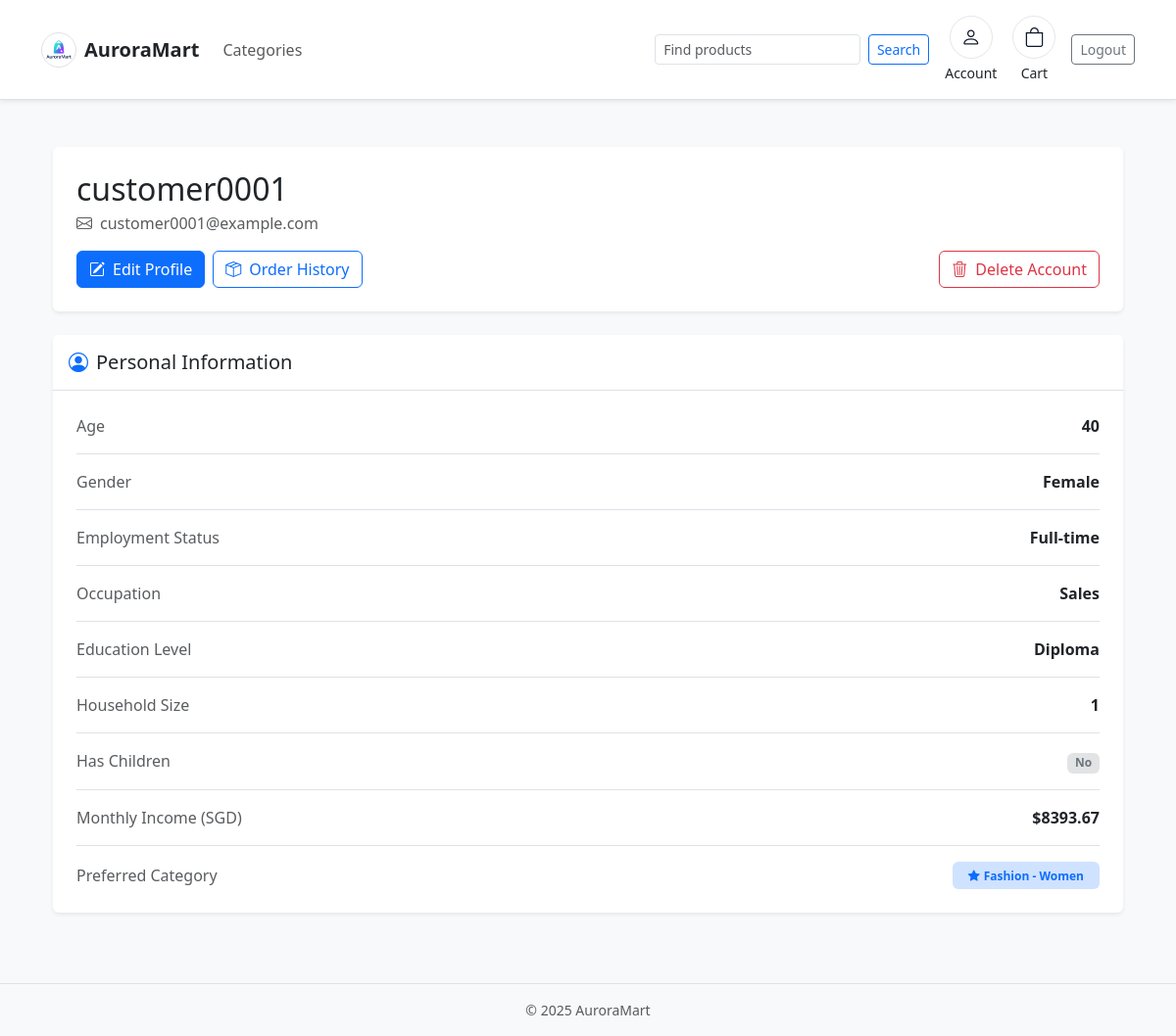
Screenshot of /store/profile/ (signed in) with the database file from the repository.
### auroramart/models.py (models this page shows, shortened)
class Customer(models.Model):
    user = models.OneToOneField(
        User, related_name="customer_profile", on_delete=models.CASCADE, null=True, blank=True
    )
    age = models.PositiveIntegerField(null=True, blank=True)
    gender = models.CharField(max_length=100, blank=True)
    employment_status = models.CharField(max_length=255, blank=True)
    occupation = models.CharField(max_length=255, blank=True)
    education = models.CharField(max_length=255, blank=True)
    household_size = models.PositiveIntegerField(null=True, blank=True)
    has_children = models.BooleanField(default=False)
    monthly_income_sgd = models.DecimalField(
        max_digits=12, decimal_places=2, null=True, blank=True
    )
    preferred_category = models.ForeignKey(
        Category, null=True, blank=True, on_delete=models.SET_NULL
    )
    class Meta:
        ordering = ["id"]

class Category(models.Model):
    name = models.CharField(max_length=255, unique=True)
    slug = models.SlugField(unique=True)
    class Meta:
        ordering = ["name"]
        verbose_name_plural = "Categories"
    def __str__(self) -> str:
        return self.name

### ecommercemodule/views.py (the view)
# urls.py: path("profile/", views.profile_view, name="profile"),
@login_required
def profile_view(request):
    profile = _get_or_create_profile(request.user)
    return render(request, "ecommercemodule/profile.html", {"profile": profile})

### ecommercemodule/context_processors.py (called while the page is built)
def cart_item_count(request):
    cart = None
    if not hasattr(request, "session"):
        return {"cart_item_count": 0}
    if request.user.is_authenticated:
        profile, _ = Customer.objects.get_or_create(user=request.user)
        cart = Cart.objects.filter(customer=profile).first()
    else:
        session_key = request.session.session_key
        if not session_key:
            request.session.create()
            session_key = request.session.session_key
        cart = Cart.objects.filter(session_key=session_key).first()
    if not cart:
        return {"cart_item_count": 0}
    total = cart.items.aggregate(total=Sum("quantity"))["total"] or 0
    return {"cart_item_count": total}

### ecommercemodule/views.py (called while the page is built)
def _get_or_create_profile(user):
    profile, _ = Customer.objects.get_or_create(user=user)
    return profile

### ecommercemodule/templates/ecommercemodule/profile.html (shortened to what this page needs)
{% extends "ecommercemodule/base.html" %}
{% block content %}
<div class="container py-4">
    <div class="row">
        <div class="col-12 mb-4">
            <div class="card border-0 shadow-sm">
                <div class="card-body p-4">
                    <div class="mb-3">
                        <h2 class="mb-1">{{ profile.user.username }}</h2>
                        <p class="text-muted mb-0"><i class="bi bi-envelope me-2"></i>{{ profile.user.email }}</p>
                    </div>
                    <div class="d-flex gap-2 flex-wrap">
                        <a class="btn btn-primary" href="{% url 'store:profile_edit' %}">
                            <i class="bi bi-pencil-square me-2"></i>Edit Profile
                        </a>
                        <a class="btn btn-outline-primary" href="{% url 'store:order_history' %}">
                            <i class="bi bi-box-seam me-2"></i>Order History
                        </a>
                        <button type="button" class="btn btn-outline-danger ms-auto" data-bs-toggle="modal" data-bs-target="#deactivateModal">
                            <i class="bi bi-trash3 me-2"></i>Delete Account
                        </button>
                    </div>
                </div>
            </div>
        </div>
        <div class="col-12 mb-4">
            <div class="card border-0 shadow-sm">
                <div class="card-header bg-white border-bottom py-3">
                    <h5 class="mb-0"><i class="bi bi-person-circle me-2 text-primary"></i>Personal Information</h5>
                </div>
                <div class="card-body p-4">
                    <div class="d-flex justify-content-between align-items-center border-bottom pb-3 mb-3">
                        <span class="text-muted">Age</span>
                        <span class="fw-semibold">{{ profile.age|default:"—" }}</span>
                    </div>
                    <div class="d-flex justify-content-between align-items-center border-bottom pb-3 mb-3">
                        <span class="text-muted">Gender</span>
                        <span class="fw-semibold">{{ profile.gender|default:"—" }}</span>
                    </div>
                    <div class="d-flex justify-content-between align-items-center border-bottom pb-3 mb-3">
                        <span class="text-muted">Employment Status</span>
                        <span class="fw-semibold">{{ profile.employment_status|default:"—" }}</span>
                    </div>
                    <div class="d-flex justify-content-between align-items-center border-bottom pb-3 mb-3">
                        <span class="text-muted">Occupation</span>
                        <span class="fw-semibold">{{ profile.occupation|default:"—" }}</span>
                    </div>
                    <div class="d-flex justify-content-between align-items-center border-bottom pb-3 mb-3">
                        <span class="text-muted">Education Level</span>
                        <span class="fw-semibold">{{ profile.education|default:"—" }}</span>
                    </div>
                    <div class="d-flex justify-content-between align-items-center border-bottom pb-3 mb-3">
                        <span class="text-muted">Household Size</span>
                        <span class="fw-semibold">{{ profile.household_size|default:"—" }}</span>
                    </div>
                    <div class="d-flex justify-content-between align-items-center border-bottom pb-3 mb-3">
                        <span class="text-muted">Has Children</span>
                        <span class="fw-semibold">
                            {% if profile.has_children %}
                                <span class="badge bg-success-subtle text-success">Yes</span>
                            {% else %}
                                <span class="badge bg-secondary-subtle text-secondary">No</span>
                            {% endif %}
                        </span>
                    </div>
                    <div class="d-flex justify-content-between align-items-center border-bottom pb-3 mb-3">
                        <span class="text-muted">Monthly Income (SGD)</span>
                        <span class="fw-semibold">
                            {% if profile.monthly_income_sgd %}
                                ${{ profile.monthly_income_sgd|floatformat:2 }}
                            {% else %}
                                —
                            {% endif %}
                        </span>
                    </div>
                    <div class="d-flex justify-content-between align-items-center">
                        <span class="text-muted">Preferred Category</span>
                        <span class="fw-semibold">
                            {% if profile.preferred_category %}
                                <span class="badge bg-primary-subtle text-primary px-3 py-2">
                                    <i class="bi bi-star-fill me-1"></i>{{ profile.preferred_category }}
                                </span>
                            {% else %}
                                <span class="text-muted fst-italic">Not yet determined</span>
                            {% endif %}
                        </span>
                    </div>
                </div>
            </div>
        </div>
    </div>
</div>
{% endblock %}

### ecommercemodule/static/storefront/css/styles.css (style rules this page uses)
:root { --aurora-accent: #5b7cfd; }
body { background-color: #f7f8fb; }

### rows the page displays
Customer: user.username "customer0001", user.email "customer0001@example.com", age "40", gender "Female", employment_status "Full-time", occupation "Sales", education "Diploma", household_size "1", monthly_income_sgd "8393.67", preferred_category "Fashion - Women"
